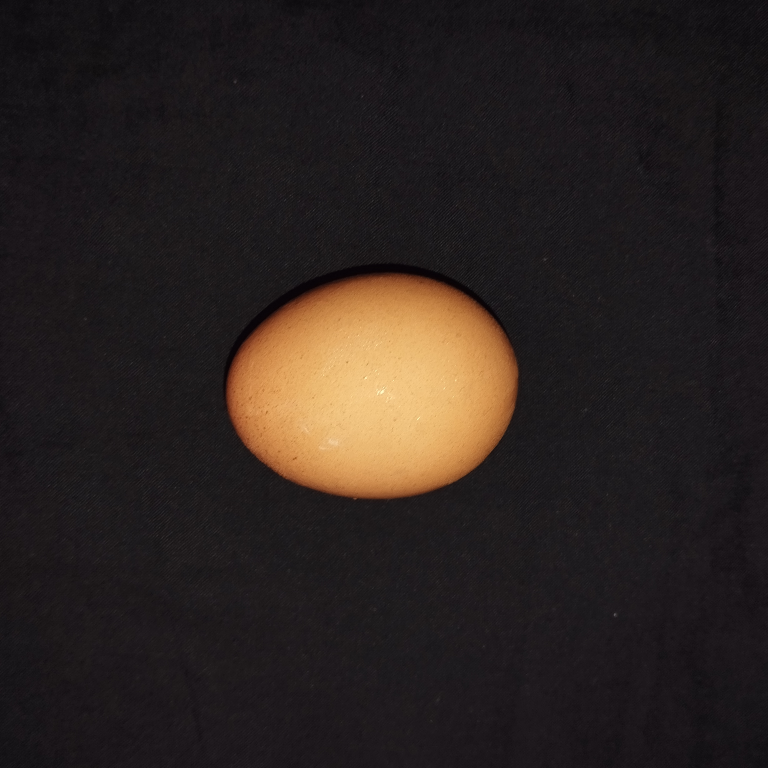
%> input picture test/ayam/IMG_20260108_082124.jpg, 3072 x 3072 px (shown at 1/4 size)
$ octave cek_satu_UAS.m   (GNU Octave 9; MATLAB toolbox functions it lacks are replaced by stand-ins)
%> lines starting %> are read from the running program, lines starting %| are printed output that depends on the picture; in (x1, y1, x2, y2) boxes, pixels count from 0 and x2, y2 are one past the last pixel; in counts of white or black regions, pixels touching at a corner belong together; the program's own positions count from 1
% =========================================================================
% ALAT CEK PREPROCESSING (SPESIAL BACKGROUND GELAP) 🌑
% Gunakan ini jika foto diambil di atas kain hitam/meja gelap.
% =========================================================================
clc; clear; close all;
disp('--- MODE DEBUGGING: BACKGROUND GELAP ---');

%% 1. PILIH GAMBAR 📂
disp('Silakan pilih satu gambar telur...');
if exist('train', 'dir'), DefaultPath = 'train\'; else, DefaultPath = pwd; end

[NamaFile, PathFile] = uigetfile({'*.jpg;*.png;*.jpeg;*.bmp'}, 'Pilih Gambar', DefaultPath);
%> the answer given: test/ayam/IMG_20260108_082124.jpg

if isequal(NamaFile, 0), disp('❌ Batal.'); return; end
Fullpath = fullfile(PathFile, NamaFile);

try
    Img = imread(Fullpath);
    disp(['✅ Memproses file: ', NamaFile]);
catch
    errordlg('Gagal baca file gambar!', 'Error'); return;
end

%% 2. TAHAP PRE-PROCESSING (STEP-BY-STEP) 🛠️
figure('Name', 'Analisis Background Gelap', 'NumberTitle', 'off');

% --- STEP A: ASLI ---
subplot(2,3,1); imshow(Img);
title('1. Citra Asli');

% --- STEP B: GRAYSCALE + KONTRAS ---
Agray = rgb2gray(Img);

% PENTING: Tingkatkan kontras! (Biar telur makin terang, background makin gelap)
Agray = imadjust(Agray);
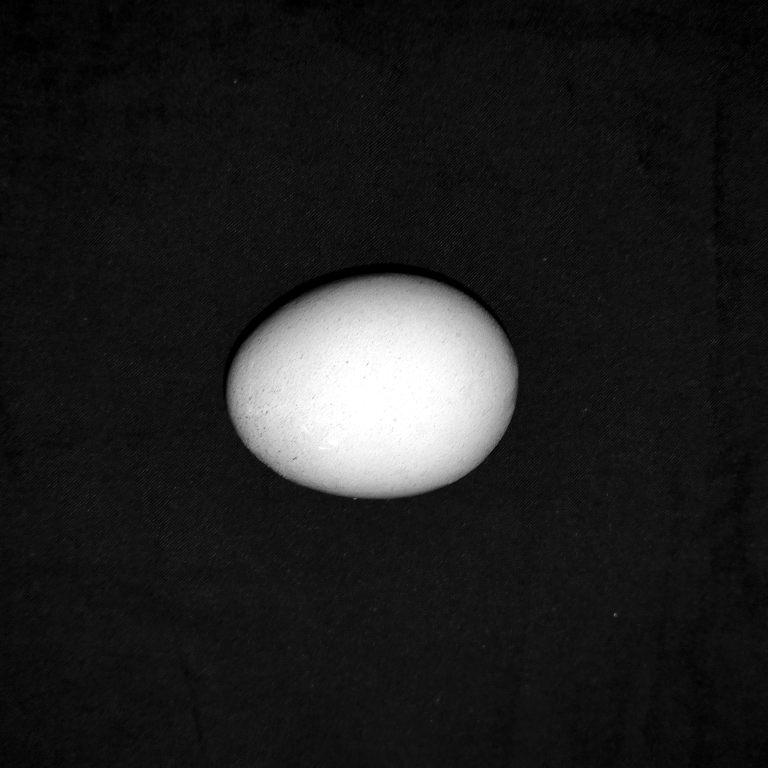
%> Agray: size 3072x3072 uint8 (shown at 1/4 size); min 0, max 255, mean 31.9

subplot(2,3,2); imshow(Agray);
title('2. Grayscale (Kontras Tinggi)');

% --- STEP C: THRESHOLDING (OTSU) ---
Level = graythresh(Agray);
%> Level = 0.441
BinaryMask = im2bw(Agray, Level);
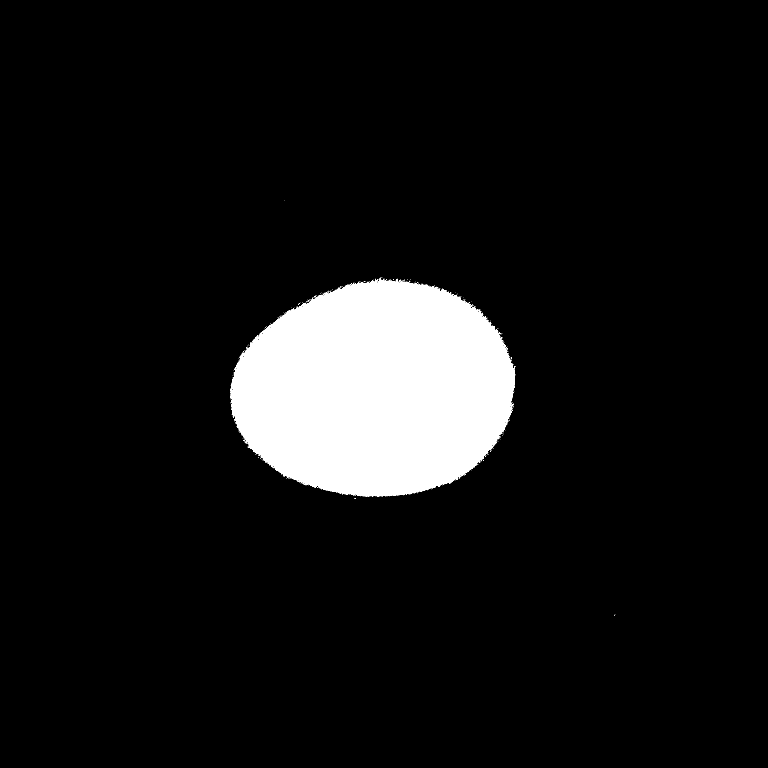
%> BinaryMask: size 3072x3072 logical (shown at 1/4 size); 8% white; 508 white regions (504 under 20 px), largest, box (x1, y1, x2, y2) and area: (920, 1115, 2060, 1987) 756941, (2043, 1615, 2054, 1633) 59, (1039, 1324, 1053, 1337) 48, (1996, 1329, 2003, 1337) 21

% --- STEP D: LOGIKA LATAR BELAKANG (SANGAT PENTING) ---
% Cek pojok kiri atas (1,1). Harusnya HITAM (0) karena itu background.
% Kalau pojok warnanya PUTIH (1), berarti logikanya kebalik.
Status = 'Normal';
if BinaryMask(1,1) == 1
    BinaryMask = ~BinaryMask; % Balik (Invert) biar background jadi Hitam
    Status = 'AUTO-FIX (Dibalik)';
end

subplot(2,3,3); imshow(BinaryMask);
title(['3. Biner Mentah (', Status, ')']);

% --- STEP E: PEMBERSIHAN (SUPER CLEAN) ---
% 1. Tambal Telur (Biar padat)
BinaryMask = imfill(BinaryMask, 'holes');
%> BinaryMask: size 3072x3072 logical; 8.1% white; 507 white regions (503 under 20 px), largest, box (x1, y1, x2, y2) and area: (920, 1115, 2060, 1987) 759530, (2043, 1615, 2054, 1633) 62, (1039, 1324, 1053, 1337) 50, (1996, 1329, 2003, 1337) 21

% 2. Haluskan Pinggir (Dilasi/Closing)
se = strel('disk', 15); % Angka 15 biar telur makin bulat penuh
BinaryMask = imclose(BinaryMask, se);
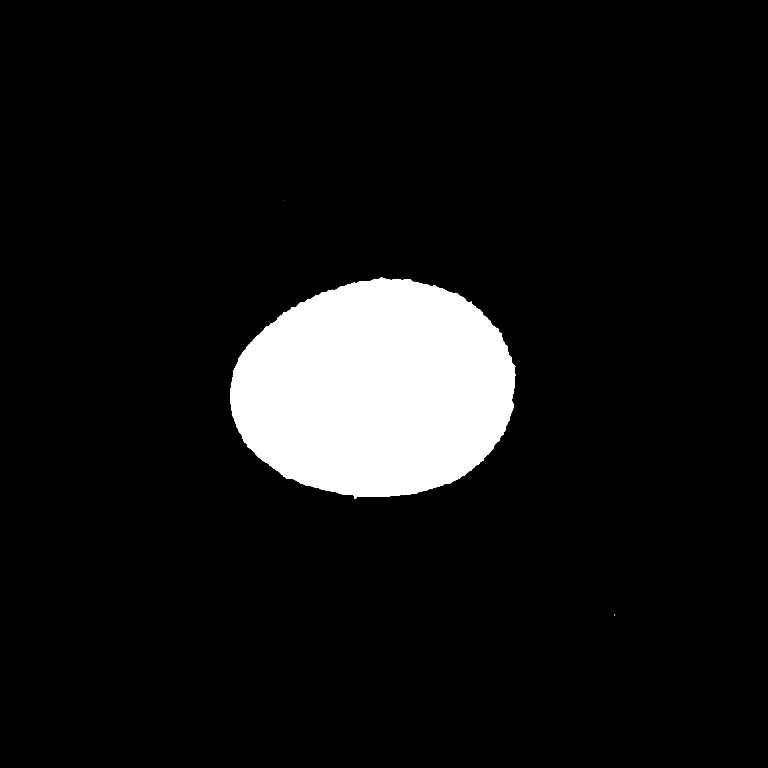
%> BinaryMask: size 3072x3072 logical (shown at 1/4 size); 8.2% white; 3 white regions (2 under 20 px), largest, box (x1, y1, x2, y2) and area: (920, 1110, 2062, 1996) 776522

% 3. Buang Sampah (Debu/Pantulan Cahaya Kecil)
BinaryMask = bwareaopen(BinaryMask, 2000);

% 4. JURUS TERAKHIR: Ambil Cuma 1 Objek Terbesar
CC = bwconncomp(BinaryMask);
%> CC = 1 connected component
if CC.NumObjects > 1
    numPixels = cellfun(@numel, CC.PixelIdxList);
    [~, idx] = max(numPixels); % Cari Pemenang (Telur)

    % Reset masker, cuma isi si Pemenang
    MaskerBaru = false(size(BinaryMask));
    MaskerBaru(CC.PixelIdxList{idx}) = true;
    BinaryMask = MaskerBaru;
    disp('✨ Info: Objek-objek kecil lain berhasil dibuang.');
end

subplot(2,3,4); imshow(BinaryMask);
title('4. Masker Final (Telur Putih)');

% --- STEP F: HASIL POTONG ---
HasilPotong = Img;
R = HasilPotong(:,:,1); R(~BinaryMask) = 0; HasilPotong(:,:,1) = R;
%> after `R(~BinaryMask) = 0`:
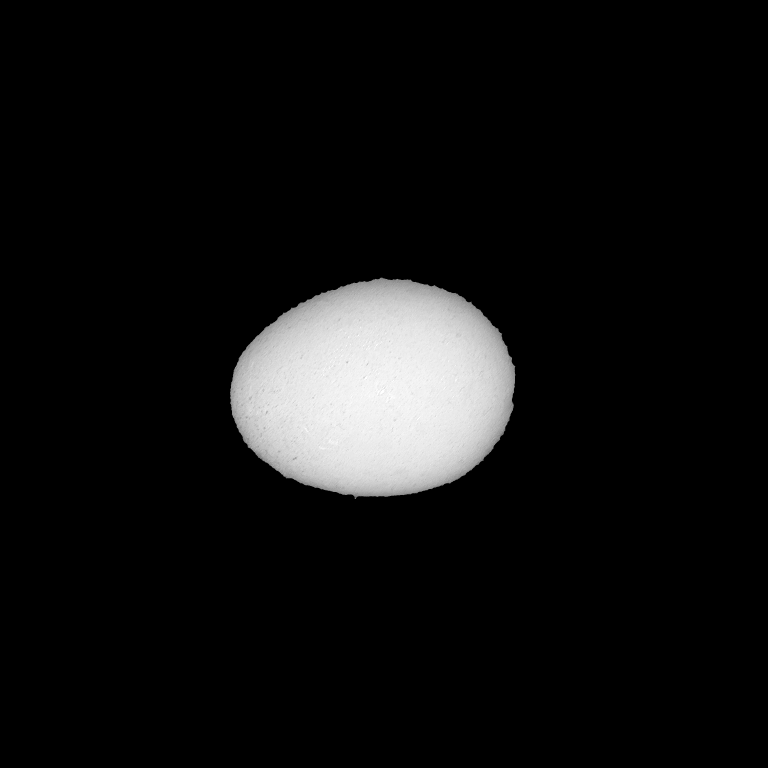
%> R: size 3072x3072 uint8 (shown at 1/4 size); min 0, max 255, mean 17.6
G = HasilPotong(:,:,2); G(~BinaryMask) = 0; HasilPotong(:,:,2) = G;
%> after `G(~BinaryMask) = 0`:
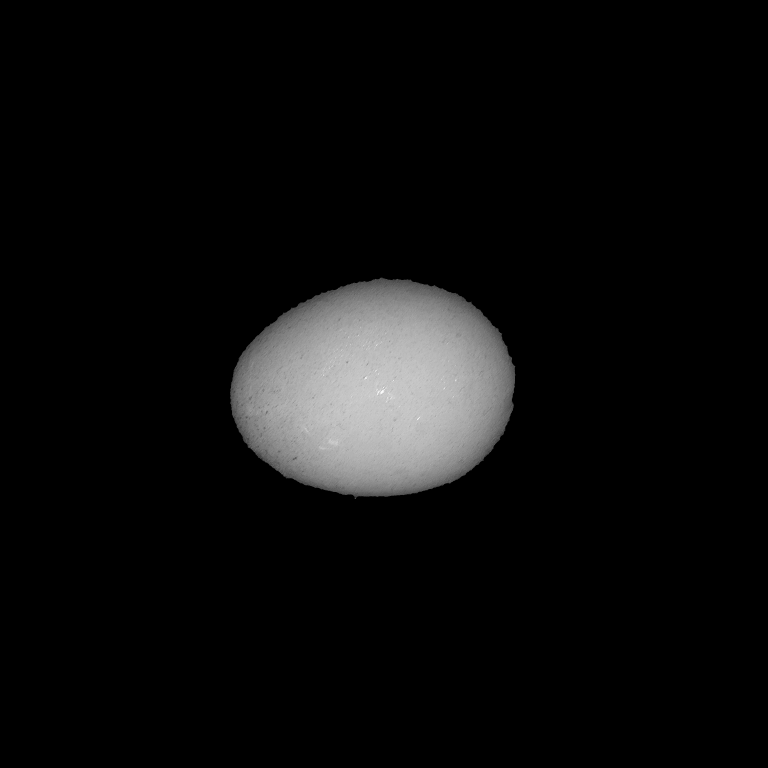
%> G: size 3072x3072 uint8 (shown at 1/4 size); min 0, max 252, mean 12.7
B = HasilPotong(:,:,3); B(~BinaryMask) = 0; HasilPotong(:,:,3) = B;
%> after `B = HasilPotong(:,:,3)`:
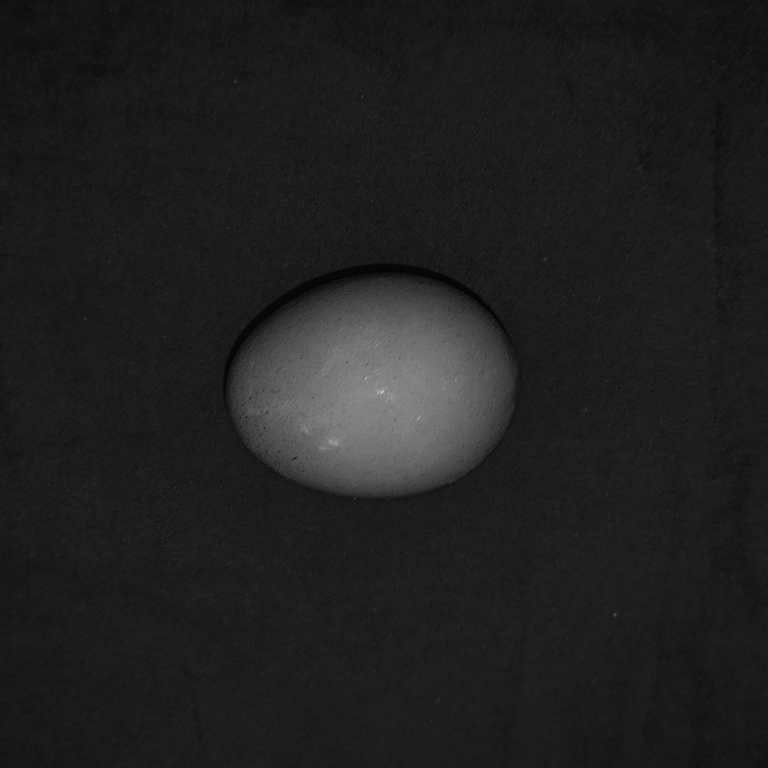
%> B: size 3072x3072 uint8 (shown at 1/4 size); min 0, max 198, mean 32
%> after `B(~BinaryMask) = 0`:
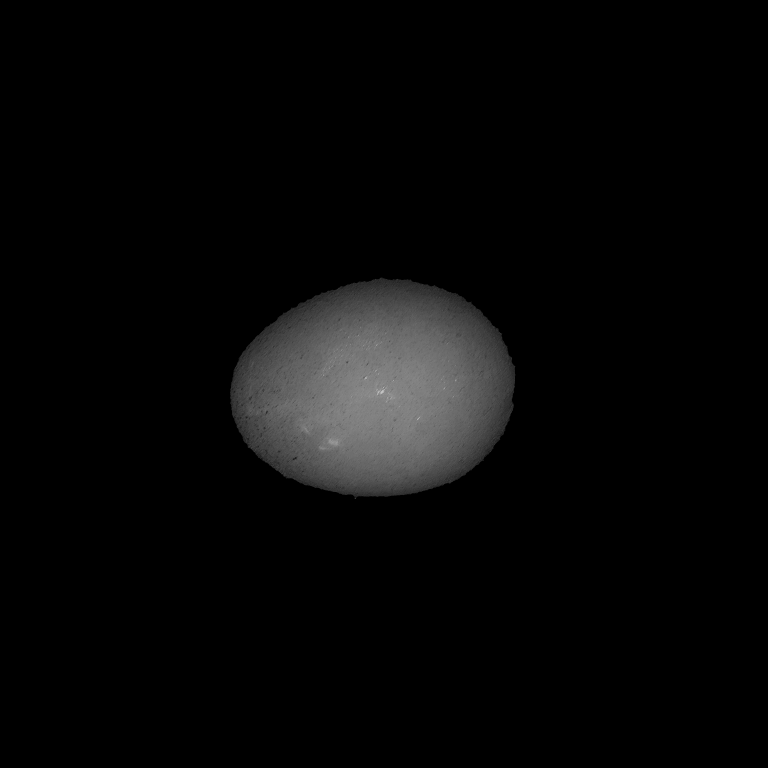
%> B: size 3072x3072 uint8 (shown at 1/4 size); min 0, max 198, mean 7.5

subplot(2,3,[5 6]); imshow(HasilPotong);
title('5. Hasil Segmentasi Akhir');

%% 3. LAPORAN ANGKA 📊
disp(' ');
disp('----------------------------------');
disp('      LAPORAN EKSTRAKSI CIRI      ');
disp('----------------------------------');

JumlahPiksel = sum(BinaryMask(:));
%> JumlahPiksel = 776522

if JumlahPiksel == 0
    msgbox('⚠️ GAGAL! Gambar Hitam Semua. Coba foto ulang dengan cahaya lebih terang ke telur.', 'Gagal');
    disp('❌ Hasil: GAGAL SEGMENTASI.');
else
    % Ambil layer warna
    R_layer = double(Img(:,:,1));
    G_layer = double(Img(:,:,2));
    B_layer = double(Img(:,:,3));

    % Hitung Mean cuma di area masker
    Mean_R = mean(R_layer(BinaryMask));
%> Mean_R = 213.4
    Mean_G = mean(G_layer(BinaryMask));
%> Mean_G = 154.7
    Mean_B = mean(B_layer(BinaryMask));
%> Mean_B = 91.43

    fprintf('🔹 Luas Area Telur   : %d piksel\n', JumlahPiksel);
%| 🔹 Luas Area Telur   : 776522 piksel
    fprintf('🔴 Rata-rata MERAH   : %.2f\n', Mean_R);
%| 🔴 Rata-rata MERAH   : 213.35
    fprintf('🟢 Rata-rata HIJAU   : %.2f\n', Mean_G);
%| 🟢 Rata-rata HIJAU   : 154.75
    fprintf('🔵 Rata-rata BIRU    : %.2f\n', Mean_B);
%| 🔵 Rata-rata BIRU    : 91.43
    disp('----------------------------------');
    disp('✅ STATUS: BERHASIL! Background Gelap teratasi.');
end
